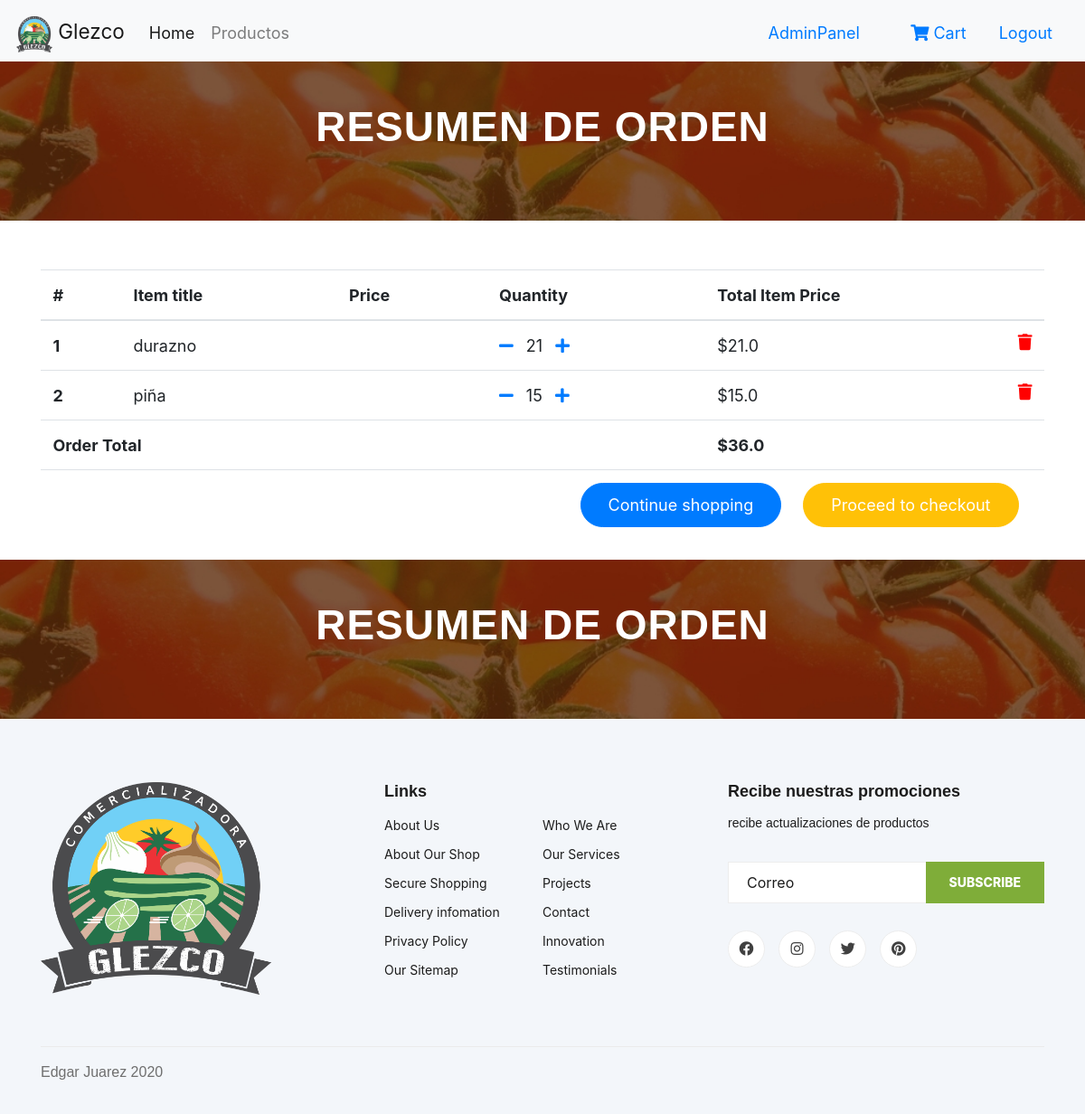
Page /order-summary/ (signed in) on the committed database.
### core/models.py (models this page shows, shortened)
class OrderItem(models.Model):
    user = models.ForeignKey(settings.AUTH_USER_MODEL, on_delete=models.CASCADE)
    ordered = models.BooleanField(default=False)
    item = models.ForeignKey(productos, on_delete=models.CASCADE)
    quantity = models.IntegerField(default=1)
    def get_total_item_price(self):
        return self.quantity * self.item.price

class productos(models.Model):
    titulo = models.CharField(max_length=100)
    descripcion = models.TextField(blank=True)
    price = models.FloatField(default=1) #quitar
    image = models.ImageField(upload_to='media/core/images/')
    slug = models.SlugField(null=False, unique=True)
    disponible = models.BooleanField(default=True)

class Order(models.Model):
    user = models.ForeignKey(settings.AUTH_USER_MODEL, on_delete=models.CASCADE)
    items = models.ManyToManyField(OrderItem)
    start_date = models.DateTimeField(auto_now_add=True)
    ordered_date = models.DateTimeField(null=True, blank=True)
    ordered = models.BooleanField(default=False)
    shipping_address = models.ManyToManyField(DireccionEntrega)
    being_delivered = models.BooleanField(default=False)
    received = models.BooleanField(default=False)
    cancelled = models.BooleanField(default=False)
    ordered_date_pedido = models.DateTimeField(null=True, blank=True)
    def get_total(self):
        total = 0
        for order_item in self.items.all():
            total += order_item.get_total_item_price()
        return total

### core/views.py (the view)
# urls.py: path('order-summary/', views.OrderSummaryView.as_view(), name='order-summary'),
class OrderSummaryView(LoginRequiredMixin, View):
    def get(self, *args, **kwargs):
        try:
            order = Order.objects.get(user=self.request.user, ordered=False)
            context = {
                'object': order
            }
            return render(self.request, 'core/order_summary.html', context)
        except :
            messages.warning(self.request, "You do not have an active order")
            return redirect("/")

### core/templates/core/order_summary.html (shortened to what this page needs)
{% extends "core/base.html" %}
{% load static %}
{% block content %}
<section class="breadcrumb-section set-bg mb-5" data-setbg="{% static 'core/img/breadcrumb.jpg' %}">
    <div class="container">
        <div class="row">
            <div class="col-lg-12 text-center">
                <div class="breadcrumb__text">
                    <h2>Resumen de orden</h2>
                    <div class="breadcrumb__option">
                    </div>
                </div>
            </div>
        </div>
    </div>
</section>
<section>
    <div class="container">
        <div class="table-responsive text-nowrap">
        <table class="table">
            <thead>
            <tr>
                <th scope="col">#</th>
                <th scope="col">Item title</th>
                <th scope="col">Price</th>
                <th scope="col">Quantity</th>
                <th scope="col">Total Item Price</th>
            </tr>
            </thead>
            <tbody>
            {% for order_item in object.items.all %}
            <tr>
                <th scope="row">{{ forloop.counter }}</th>
                <td>{{ order_item.item.titulo }}</td>
                <td>{{ order_item.item.precio }}</td>
                <td>
                    <a href="{% url 'remove-one-from-cart' order_item.item.slug %}"><i class="fas fa-minus mr-2"></i></a>
                    {{ order_item.quantity }}
                    <a href="{% url 'add-one-from-cart' order_item.item.slug %}"><i class="fas fa-plus ml-2"></i></a>
                </td>
                <td>
                {% if order_item.item.discount_price %}
                    ${{ order_item.get_total_discount_item_price }}
                    <span class="badge badge-primary">Saving ${{ order_item.get_amount_saved }}</span>
                {% else %}
                    ${{ order_item.get_total_item_price }}
                {% endif %}
                <a style='color: red;' href="{% url 'remove-from-cart' order_item.item.slug %}">
                    <i class="fas fa-trash float-right"></i>
                </a>
                </td>
            </tr>
            {% endfor %}
            {% if object.get_total %}
            <tr>
                <td colspan="4"><b>Order Total</b></td>
                <td><b>${{ object.get_total }}</b></td>
            </tr>
            <tr>
                <td colspan="5">
                <a class='btn btn-warning float-right ml-2' href='/checkout/'>Proceed to checkout</a>
                <a class='btn btn-primary float-right' href='/'>Continue shopping</a>
                </td>
            </tr>
            {% endif %}
            </tbody>
        </table>
        </div>
        </div>
</section>
<section class="breadcrumb-section set-bg mt-1" data-setbg="{% static 'core/img/breadcrumb.jpg' %}">
    <div class="container">
        <div class="row">
            <div class="col-lg-12 text-center">
                <div class="breadcrumb__text">
                    <h2>Resumen de orden</h2>
                    <div class="breadcrumb__option">
                    </div>
                </div>
            </div>
        </div>
    </div>
</section>
  {% endblock content %}

### core/static/core/style-glezco.css (style rules this page uses)
* { margin: 0; padding: 0; box-sizing: border-box; }
html { font-family: Fine-Eroded; font-size: 18px; }
.row { max-width: 1140px; margin: 0 auto; }
h1, h2, h3, h4 { font-weight: 300; text-transform: uppercase; letter-spacing: 1px; }
.btn:link, .btn:visited { display: inline-block; padding: 10px 30px; font-weight: 400; text-decoration: none; border-radius: 200px; color: #ffffff; transition: background-color 0.4s, border 0.4s, color 0.4s; margin-right: 15px; }

### core/static/core/css/style.css (style rules this page uses)
html, body { height: 100%; font-family: "Cairo", sans-serif; -webkit-font-smoothing: antialiased; font-smoothing: antialiased; }
h1, h2, h3, h4, h5, h6 { margin: 0; color: #111111; font-weight: 400; font-family: "Cairo", sans-serif; }
h2 { font-size: 36px; }
.set-bg { background-repeat: no-repeat; background-size: cover; background-position: top center; }
.breadcrumb-section { display: flex; align-items: center; padding: 45px 0 40px; }
.breadcrumb__text h2 { font-size: 46px; color: #ffffff; font-weight: 700; }
@media only screen and (min-width: 1200px) { .container { max-width: 1170px; } }

### rows in the picture
OrderItem: item.titulo "durazno", quantity "21", get_total_item_price "21.0"
OrderItem: item.titulo "piña", quantity "15", get_total_item_price "15.0"
Order: get_total "36.0"
